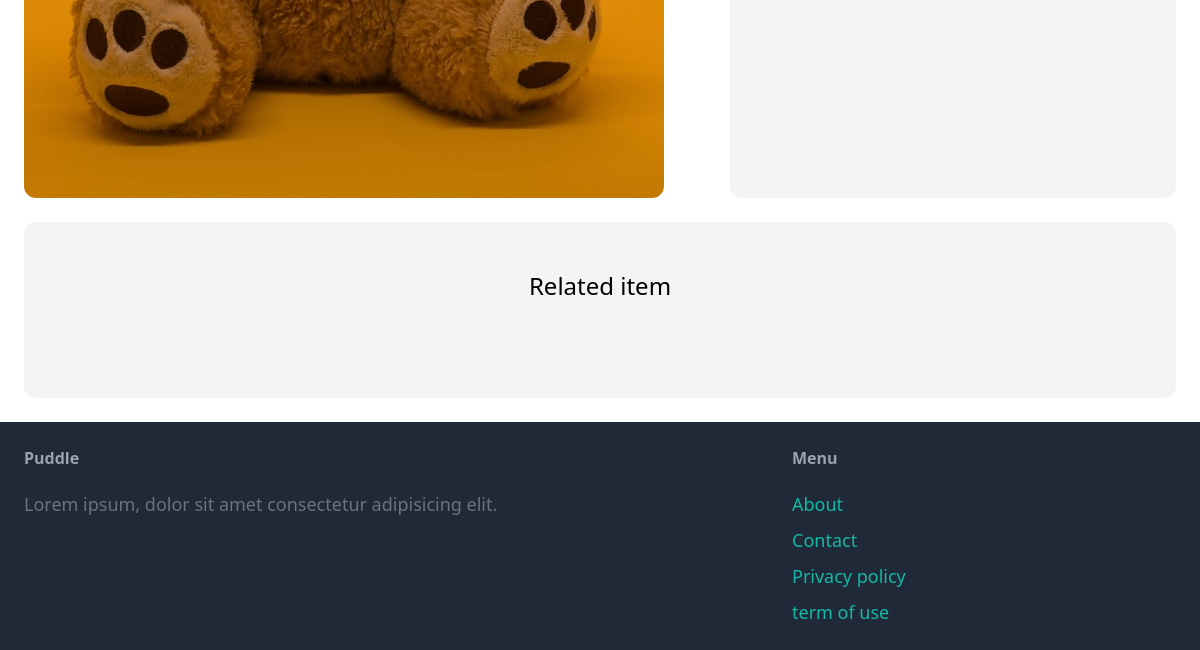
The app's page /items/1/ (lower part), older data.
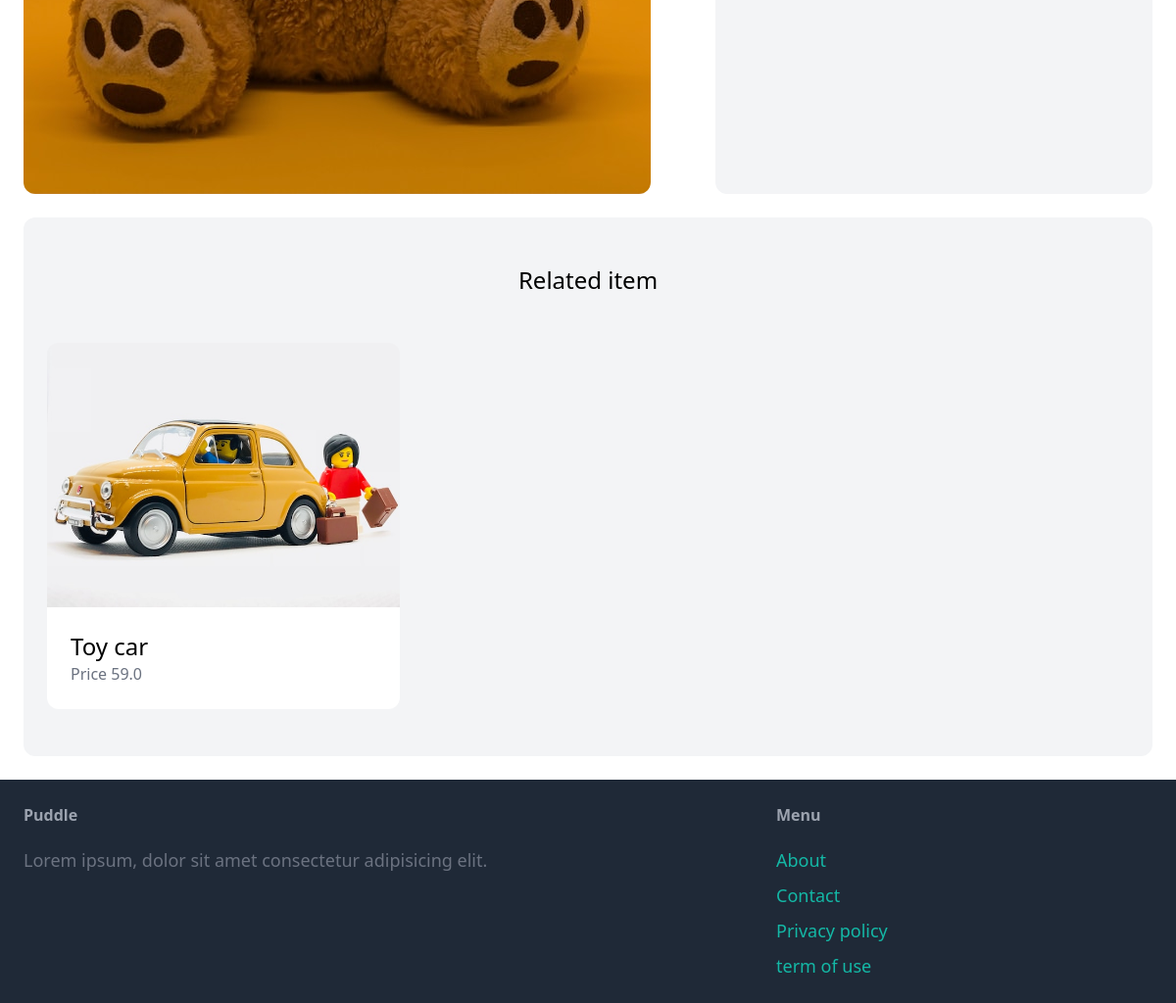
The same page, newer data.
### item/models.py (models this page shows, shortened)
class Item(models.Model):
    category = models.ForeignKey(Category, related_name='items', on_delete=models.CASCADE)
    name = models.CharField(max_length=255)
    description = models.TextField(blank=True, null=True)
    price = models.FloatField()
    image = models.ImageField(upload_to='item_images', blank=True, null=True)
    is_sold = models.BooleanField(default=False)
    created_by = models.ForeignKey(User, related_name='items', on_delete=models.CASCADE)
    created_at = models.DateTimeField(auto_now_add=True)

### item/views.py (the view)
# urls.py: path('<int:pk>/', views.detail, name='detail'),
def detail (request, pk):
    item = get_object_or_404(Item, pk=pk)
    related_items = Item.objects.filter(category=item.category, is_sold=False).exclude(pk=pk)[0:3]
    return render(request, 'item/detail.html', {
        'item': item,
        'related_items': related_items
    })

### item/templates/item/detail.html (shortened to what this page needs)
{% extends 'core/base.html' %}
{% block content %}
  <div class="grid grid-cols-5 gap-6">
    <div class="col-span-3">
        <img src="{{ item.image.url }}" class="rounded-xl">
    </div>
    <div class="col-span-2 p-6 bg-gray-100 rounded-xl">
    </div>
  </div>
  <div class="mt-6 px-6 py-12 bg-gray-100 rounded-xl">
    <h2 class="mb-12 text-2xl text-center">Related item</h2>
    <div class="grid grid-cols-3 gap-3">
      {% for item in related_items %}
        <div>
          <a href="{% url 'item:detail' item.id %}">
            <div>
              <img src="{{item.image.url}}" class="rounded-t-xl">
            </div>
            <div class="p-6 bg-white rounded-b-xl">
              <h2 class="text-2xl">{{item.name}}</h2>
              <p class="text-gray-500">Price {{item.price}}</p>
            </div>
          </a>
        </div>
      {% endfor %}
    </div>
  </div>
{% endblock %}

Row changes from the older to the newer data that the page shows:
added Item: image (picture), name "Toy car", price "59.0"
